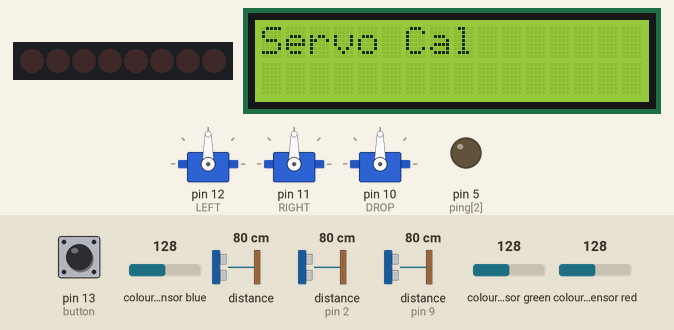
The sketch below on a simulated Arduino Uno, built with avr-gcc and run on an emulated ATmega328P. Shown: 8 shift-register outputs drawn as a row of LEDs (first output left, lit = HIGH), 16×2 character LCD, 3 × servo, output pins drawn as LEDs (lit = HIGH). Wiring (inferred from the names in the program): shift register (74HC595): data pin 4; shift clock pin 3. Wiring (inferred from the signals the program sends): row of LEDs: on Q0, Q1, Q2, Q3, Q4, Q5, Q6, Q7. The inputs (shaded band) are chosen by the test bench; at power-on: pin 13 (button) HIGH, colour sensor blue 128, distance to the obstacle 80 cm, distance to the obstacle (sensors on pin 2, pin 9) 80 cm, colour sensor green 128, colour sensor red 128. The echo pulse lasts 58.3 µs per cm; pins used as bus, display or sensor lines are not drawn; what the sketch prints to the serial monitor is not drawn.

Above: at 0.9 s.
1.0 s: pin 13 (button) pulled LOW for 0.15 s
At 2.0 s:
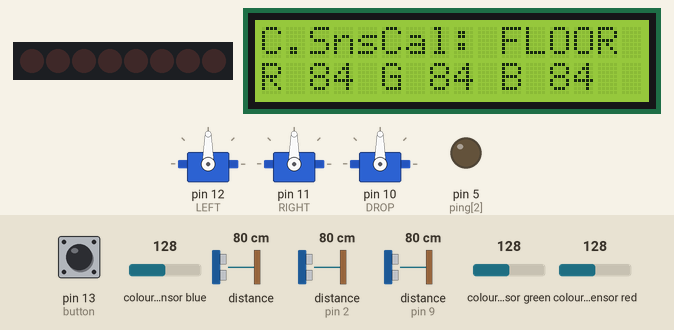
2.7 s: pin 13 (button) pulled LOW for 1 s
At 4.3 s:
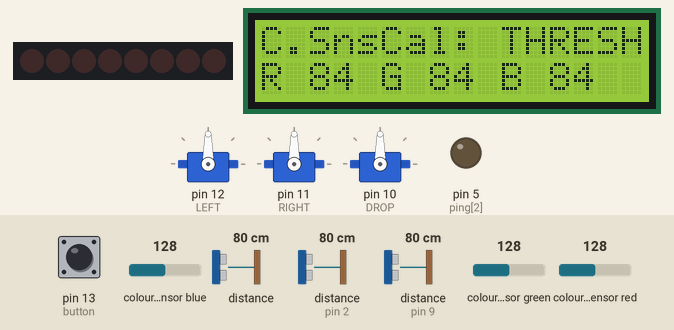
5.4 s: pin 13 (button) pulled LOW for 0.15 s
At 7.5 s:
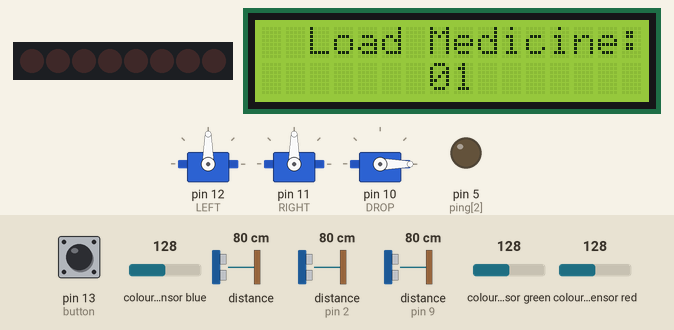
8.1 s: pin 13 (button) pulled LOW for 3.2 s
At 12.2 s:
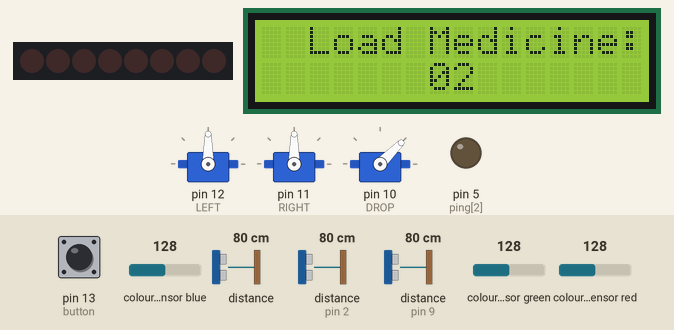
12.8 s: pin 13 (button) pulsed LOW 5 times (0.12 s each, 0.3 s apart)
At 24.9 s:
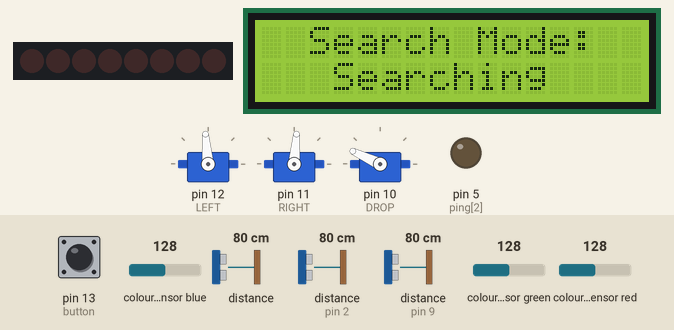
Timing chart, 0 to 26.0 s (numbered marks = the images above; inputs shaded):
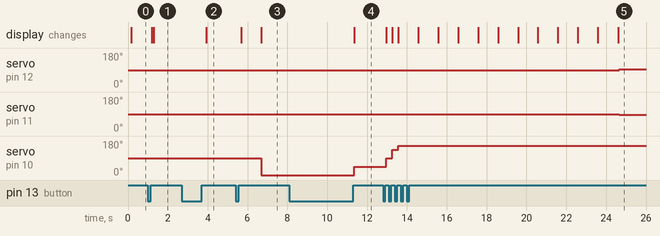

The sketch:

ENGR121_UncannyValley_FinalProject_PlanC.ino
```cpp
//First iteration of last minute coding of robot due to navigational coding not being finished by team member.
//Written by Caleb Brothers
//Date: 1-10-2017

#include <Wire.h>                // standard arduino I2C comm library
#include "Adafruit_TCS34725.h"   // include library for running adafruit color sensor module
#include <Servo.h>               // standard Arduino servo library
#include <LiquidCrystal595.h>    // include the library for running the LCD via 595 shift register

LiquidCrystal595 lcd(6,7,8);     // datapin, latchpin, clockpin

Servo LEFT;
Servo RIGHT;
Servo DROP;

//Ping sensor array assignments 0 - RIght 1 - Front 2 - Left
             //0,1,2
int ping[3] = {3,4,5};
int echo[3] = {0,9,2};
unsigned long time[3];
unsigned long range[3];

int redmin[2];
int redmax[2];
int grnmin[2];
int grnmax[2];
int blumin[2];
int blumax[2];

int button = 13;
int buttonState[2] = {HIGH,LOW};
long debounce[2] = {0,50};

int calibrated = 0;
int medsleft = 0;
int roomfound;

float r, g, b;

byte gammatable[255];

//Initialize sensor, No gain and 24ms integration time
Adafruit_TCS34725 tcs = Adafruit_TCS34725(TCS34725_INTEGRATIONTIME_24MS, TCS34725_GAIN_1X);

void setup() {
  Serial.begin(9600);
  Serial.println("Color View Test!");

  lcd.begin(16,2);             // 16 characters, 2 rows
  lcd.clear();

  LEFT.attach(12);
  RIGHT.attach(11);
  DROP.attach(10);

  if (tcs.begin()) {
    Serial.println("Found sensor");
  } else {
    Serial.println("No TCS34725 found ... check your connections");
    while (1); // halt!
  }

  for(int i = 0; i <= 2; i++){
    pinMode(echo[i],INPUT);
    pinMode(ping[i],OUTPUT);
  }

  for (int i=1; i<256; i++) { //Build Gamma table
    float x = i;
    x /= 256;
    x = pow(x, 2.5);
    x *= 256;
    gammatable[i-1] = x;
  }
  pinMode(button,INPUT);
  calsensorservo();
}

void loop() {

  sonar();
  if(range[1] > 20){
    FWD();
    if(medsleft == 3 || medsleft == 2){
      if(range[2] > 80 && range[0] > 80){
        delay(500);
        LNINETY();
      }
    }
  }
  else{
    STOP();
    if(range[0] < range[2]) {
      LNINETY();
    }
    if(range[0] > range[2]){
      RNINETY();
    }
  }
  if(colorsensor() == 1){
    lcd.setCursor(3,1);
    lcd.print("Room Found");
    room();
  }
}

void room(){
    delay(2000);
    STOP();
    lcd.setCursor(1,1);
    lcd.print("Dropping Meds");
    //drop();
    medsleft--;
    delay(1000);
    REV();
    delay(500);
    sonar();
    if(range[0]>range[2]){
      RTURNABOUT();
    }
    else if(range[0]<range[1]){
      LTURNABOUT();
    }
    lcd.setCursor(1,1);
    lcd.print("   Leaving   ");
    while(colorsensor() != 1){
      UFWD();
    }
    lcd.setCursor(3,1);
    lcd.print("Room Left ");
    delay(250);
    if(medsleft >= 2){
      int turn = 0;
      do{
        sonar();
        if(range[1] > 20){
          UFWD();
        }
        else{
          STOP();
          sonar();
          if(range[0] < range[2]) {
            LNINETY();

            FWD();
            delay(3000);
            turn = 1;
          }
          if(range[0] > range[2]){
            RNINETY();

            FWD();
            delay(3000);
            turn = 1;
          }
        }
      }while(turn != 1);

      if(medsleft == 1){
        UFWD();
        delay(250);
        LNINETY();
        UFWD();
        delay(2000);
        RNINETY();
      }
    }
    lcd.setCursor(3,1);
    lcd.print("Searching");
}

void LTURNABOUT(){
  LEFT.write(80);
  RIGHT.write(80);
  delay(1200);
  STOP();
}

void RTURNABOUT(){
  LEFT.write(100);
  RIGHT.write(100);
  delay(1300);
  STOP();
}

void RNINETY(){
  LEFT.write(100);
  RIGHT.write(100);
  delay(600);
  STOP();
}

void LNINETY(){
  LEFT.write(80);
  RIGHT.write(80);
  delay(600);
  STOP();
}

void RCORRECT(){
  LEFT.write(100);
  RIGHT.write(100);
}

void LCORRECT(){
  LEFT.write(80);
  RIGHT.write(80);
}

void UFWD(){
  LEFT.write(95);
  RIGHT.write(85);
}

void FWD(){
  LEFT.write(95);
  RIGHT.write(85);
  /*
  if(range[0]>20 && range[2]>20){
    return;
  }
  else if(range[0]>range[2]){
    RCORRECT();
  }
  else if(range[0]<range[2]){
    LCORRECT();
  }
  */
}

void REV(){
  LEFT.write(80);
  RIGHT.write(100);
}

void STOP(){
  LEFT.write(90);
  RIGHT.write(90);
}

void calsensorservo(){ //Measure RGB values, compute and store min/ max values for target acquisition.

  String calstep;

  int i = 0;
  int rednom[2];
  int grnnom[2];
  int blunom[2];

  lcd.print("Servo Cal");

  while(i==0){
    LEFT.write(90);
    RIGHT.write(90);

    int reading = digitalRead(button);
    if (reading != buttonState[1]) {
      debounce[0] = millis();
    }
    if ((millis() - debounce[0]) > debounce[1]) {
      if (reading != buttonState[0]) {
        buttonState[0] = reading;
        if (buttonState[0] == HIGH) {
          i++;
        }
      }
    }
    buttonState[1] = reading;
  }

  lcd.clear();

  while(i <= 2 && i!=0){
    switch(i){
      case 1:
        calstep = String("FLOOR");
        break;
      case 2:
        calstep = String("THRESH");
        break;
    }

    colorsensor();

    lcd.setCursor(0,0);
    lcd.print("C.SnsCal: ");
    lcd.print(calstep);
    lcd.setCursor(0,1);
    lcd.print("R");
    if((int)r < 100){
      lcd.print(" ");
    }
    lcd.print((int)r);
    lcd.setCursor(5,1);
    lcd.print("G");
    if((int)g < 100){
      lcd.print(" ");
    }
    lcd.print((int)g);
    lcd.setCursor(10,1);
    lcd.print("B");
    if((int)b < 100){
      lcd.print(" ");
    }
    lcd.print((int)b);

    int reading = digitalRead(button);
    if (reading != buttonState[1]) {
      debounce[0] = millis();
    }
    if ((millis() - debounce[0]) > debounce[1]) {
      if (reading != buttonState[0]) {
        buttonState[0] = reading;
        if (buttonState[0] == HIGH) {
          rednom[i-1] = (int)r;
          redmin[i-1] = rednom[i-1] - 5;
          redmax[i-1] = rednom[i-1] + 5;
          grnnom[i-1] = (int)g;
          grnmin[i-1] = grnnom[i-1] - 5;
          grnmax[i-1] = grnnom[i-1] + 5;
          blunom[i-1] = (int)b;
          blumin[i-1] = blunom[i-1] - 5;
          blumax[i-1] = blunom[i-1] + 5;
          i++;
        }
      }
    }
    buttonState[1] = reading;
  }

  lcd.clear();
  lcd.setCursor(2,0);
  lcd.print("Load Medicine:");
  delay(1000);
  while(medsleft<=3){
    switch(medsleft){
      case 0:
        lcd.setCursor(7,1);
        lcd.print("01");
        DROP.write(0);
        break;
      case 1:
        lcd.setCursor(7,1);
        lcd.print("02");
        DROP.write(45);
        break;
      case 2:
        lcd.setCursor(7,1);
        lcd.print("03");
        DROP.write(90);
        break;
      case 3:
        lcd.setCursor(7,1);
        lcd.print("04");
        DROP.write(135);
        break;
    }
    int reading = digitalRead(button);
    if (reading != buttonState[1]) {
      debounce[0] = millis();
    }
    if ((millis() - debounce[0]) > debounce[1]) {
      if (reading != buttonState[0]) {
        buttonState[0] = reading;
        if (buttonState[0] == HIGH) {
          medsleft++;
        }
      }
    }
    buttonState[1] = reading;
  }


  DROP.write(155);

  calibrated = 1;

  lcd.clear();
  lcd.setCursor(2,0);
  lcd.print("Search Mode:");
  for(i=10; i!=0; i--){
    lcd.setCursor(7,1);
    if(i==10){
      lcd.print(i);
    }
    else{
      lcd.print("0");
      lcd.print(i);
    }
    delay(1000);
  }
  lcd.setCursor(5,1);
  lcd.print("Engage");
  delay(1000);
  lcd.setCursor(3,1);
  lcd.print("Searching");
}

int colorsensor(){
  uint16_t trans, red, green, blue; //unit16_t shorthand for unsigned short

  delay(25);  //25ms between samples

  tcs.getRawData(&red, &green, &blue, &trans);

  // Figure out some basic hex code for visualization
  unsigned int sum = trans;

  r = red; r /= sum;
  g = green; g /= sum;
  b = blue; b /= sum;
  r *= 255; g *= 255; b *= 255;

  if(calibrated == 1){
/*
    Serial.print("R: ");Serial.print((int)r);Serial.print(" ");
    Serial.print("G: ");Serial.print((int)g);Serial.print(" ");
    Serial.print("B: ");Serial.print((int)b);Serial.print(" ");
*/
    if((int)r == constrain((int)r,redmin[0],redmax[0])&&(int)g == constrain((int)g,grnmin[0],grnmax[0])&&(int)b==constrain((int)b,blumin[0],blumax[0])){
    //  Serial.print(" FLOOR");
    return 0;
    }
    if((int)r == constrain((int)r,redmin[1],redmax[1])&&(int)g == constrain((int)g,grnmin[1],grnmax[1])&&(int)b==constrain((int)b,blumin[1],blumax[1])){
    //  Serial.print(" THRESH");
    return 1;
    }
  //  Serial.println();
  }
}

void sonar(){ //DEtermines range in CM for front right and left of robot.
  for(int i = 0; i <= 2; i++){
    digitalWrite(ping[i], LOW);
    delayMicroseconds(2);
    digitalWrite(ping[i], HIGH);
    delayMicroseconds(10);
    digitalWrite(ping[i], LOW);

    time[i] = pulseIn(echo[i],HIGH);
    range[i] = time[i]/29/2;
    range[i] = constrain(range[i],2,100);
  }
  /*
  lcd.clear();
  lcd.setCursor(0,0);
  lcd.print("R:");lcd.print(range[0]);lcd.print("cm ");
  lcd.print("C:");lcd.print(range[1]);lcd.print("cm ");
  lcd.setCursor(0,1);
  lcd.print("L:");lcd.print(range[2]);lcd.print("cm");
  */
  delay(60);
}
```

Measured:
- after the input at 1.0 s, the display: first changes after 0.20 s (image 1 shows a later state)
- after the input at 2.7 s, the display: changes after 1.2 s (image 2)
- after the input at 5.4 s, servo on pin 10 (DROP): 90° → 0° after 1.3 s; the display: first changes after 0.29 s (image 3 shows a later state)
- after the input at 8.1 s, servo on pin 10 (DROP): 0° → 45° after 3.3 s; the display: changes after 3.3 s (image 4)
- after the input at 12.8 s, servo on pin 12 (LEFT): 90° → 95° after 11.9 s; servo on pin 11 (RIGHT): 90° → 85° after 11.9 s; servo on pin 10 (DROP): 45° → 90° after 0.17 s, → 135° 0.30 s later, → 155° 0.30 s later; the display: first changes after 0.17 s (image 5 shows a later state)
